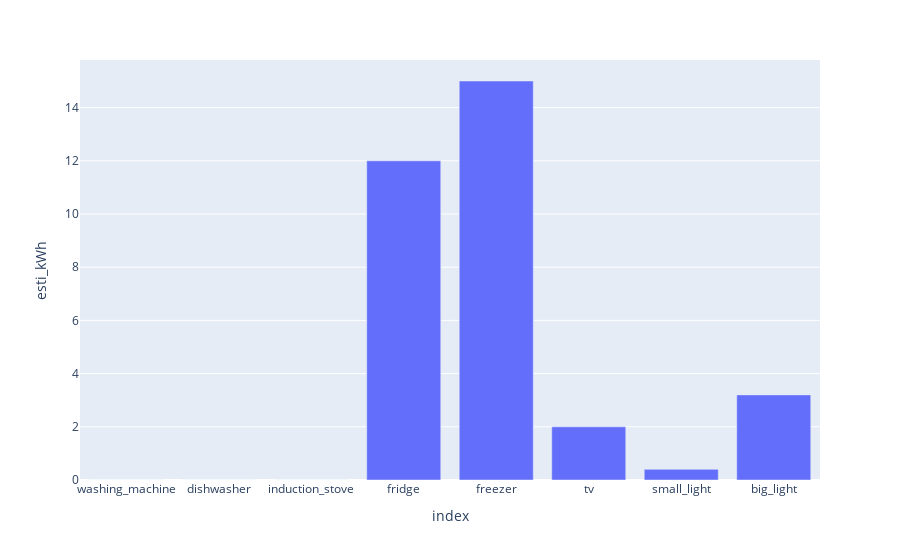

Notebook code for this chart:
### Code cell
fig = px.bar(df, x=df.index, y='esti_kWh')
fig.show()

### Figure 1 — Plotly figure (JSON) as saved in the notebook; plotly's stock layout.template omitted (floating-point values rounded to 4 significant figures)
{"data": [{"alignmentgroup": "True", "hovertemplate": "index=%{x}<br>esti_kWh=%{y}<extra></extra>", "legendgroup": "", "marker": {"color": "#636efa", "pattern": {"shape": ""}}, "name": "", "offsetgroup": "", "orientation": "v", "showlegend": false, "textposition": "auto", "type": "bar", "x": ["washing_machine", "dishwasher", "induction_stove", "fridge", "freezer", "tv", "small_light", "big_light"], "xaxis": "x", "y": [0, 0, 0, 12, 15, 2, 0.4, 3.2], "yaxis": "y"}], "layout": {"barmode": "relative", "legend": {"tracegroupgap": 0}, "margin": {"t": 60}, "xaxis": {"anchor": "y", "domain": [0, 1], "title": {"text": "index"}}, "yaxis": {"anchor": "x", "domain": [0, 1], "title": {"text": "esti_kWh"}}}}
